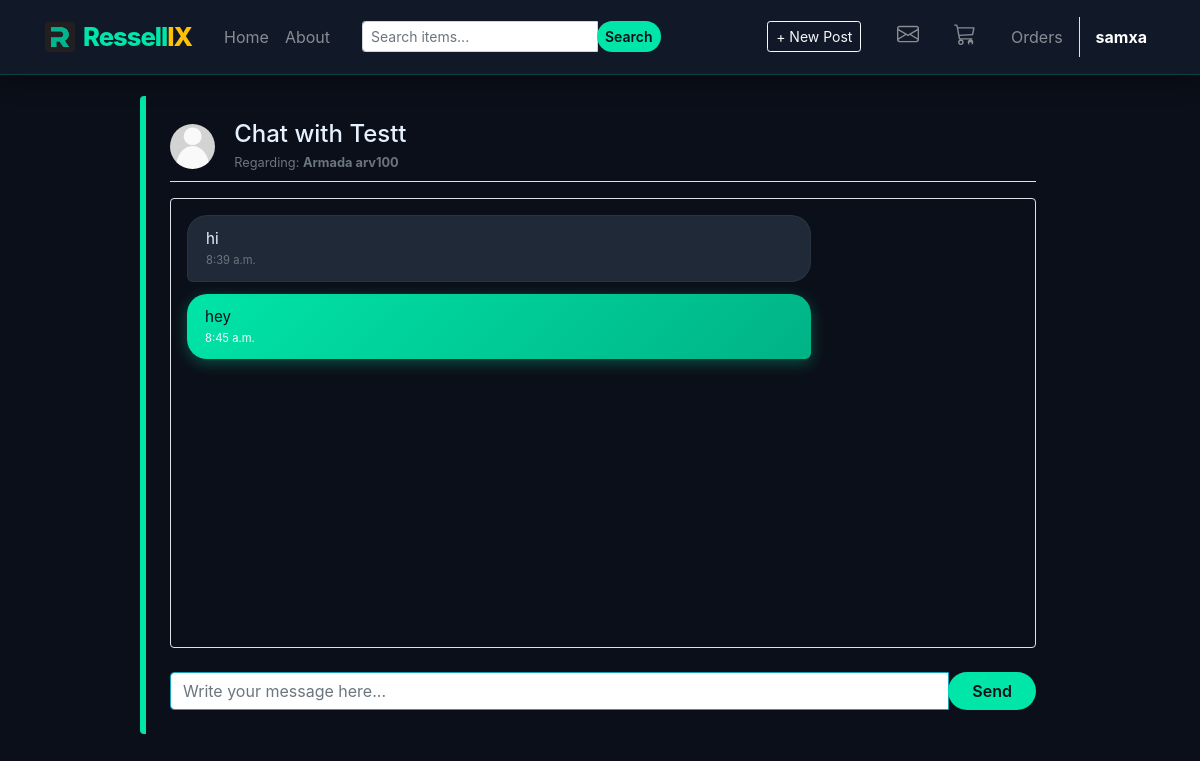
/chat/6/6/ (signed in), run on an earlier commit of the app's database.
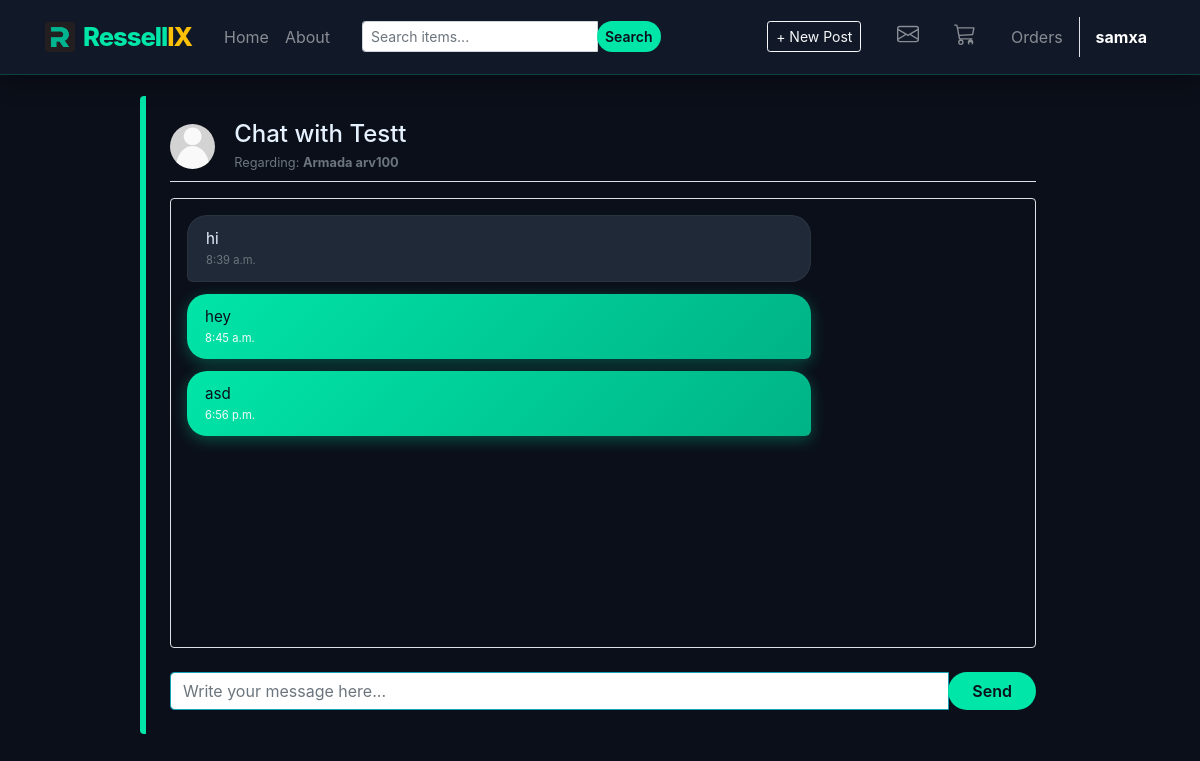
And on a later commit of the database.
### users/models.py (models this page shows)
class Message(models.Model):
    sender = models.ForeignKey(User, on_delete=models.CASCADE, related_name='sent_messages')
    receiver = models.ForeignKey(User, on_delete=models.CASCADE, related_name='received_messages')
    post = models.ForeignKey(Post, on_delete=models.CASCADE, null=True, blank=True)
    content = models.TextField()
    timestamp = models.DateTimeField(auto_now_add=True)
    is_read = models.BooleanField(default=False)
    class Meta:
        ordering = ['-timestamp']

### blog/views.py (the view, shortened to what this page needs)
# urls.py: path('chat/<int:post_id>/<int:user_id>/', views.chat_view, name='chat-view'),
@login_required
def chat_view(request, post_id, user_id):
    other_user = get_object_or_404(User, id=user_id)
    post = get_object_or_404(Post, id=post_id)
    chat_messages = Message.objects.filter(
        post=post
    ).filter(
        (Q(sender=request.user) & Q(receiver=other_user)) |
        (Q(sender=other_user) & Q(receiver=request.user))
    ).order_by('timestamp')
    return render(request, 'blog/chat.html', {
        'chat_messages': chat_messages,
        'other_user': other_user,
        'post': post
    })

### templates/blog/chat.html (shortened to what this page needs)
{% extends "blog/base.html" %}
{% block content %}
<div class="content-section shadow-sm bg-white p-4 rounded">
    <div class="border-bottom mb-3 pb-2 d-flex align-items-center">
        <img class="rounded-circle mr-3" src="{{ other_user.profile.image.url }}" style="width: 45px; height: 45px; object-fit: cover;">
        <div>
            <h4 class="mb-0">Chat with {{ other_user.username }}</h4>
            <small class="text-muted">Regarding: <strong>{{ post.title }}</strong></small>
        </div>
    </div>
    <div class="chat-box mb-4 p-3 border rounded bg-light" id="chat-window" style="height: 450px; overflow-y: auto;">
        {% for msg in chat_messages %}
            <div class="message-bubble {% if msg.sender == user %}message-sent{% else %}message-received{% endif %}">
                <p class="mb-0">{{ msg.content }}</p>
                <small class="d-block mt-1 {% if msg.sender == user %}text-light{% else %}text-muted{% endif %}" style="font-size: 0.7rem;">
                    {{ msg.timestamp|date:"g:i a" }}
                </small>
            </div>
        {% endfor %}
    </div>
    <form method="POST" autocomplete="off">
        <div class="input-group">
            <input type="text" name="content" class="form-control border-info" placeholder="Write your message here..." required autofocus>
            <div class="input-group-append">
                <button class="btn btn-primary px-4" type="submit">Send</button>
            </div>
        </div>
    </form>
</div>
{% endblock %}

What changed in the data, as far as the page shows it:
added Message: content "asd", timestamp "6:56 p.m."
